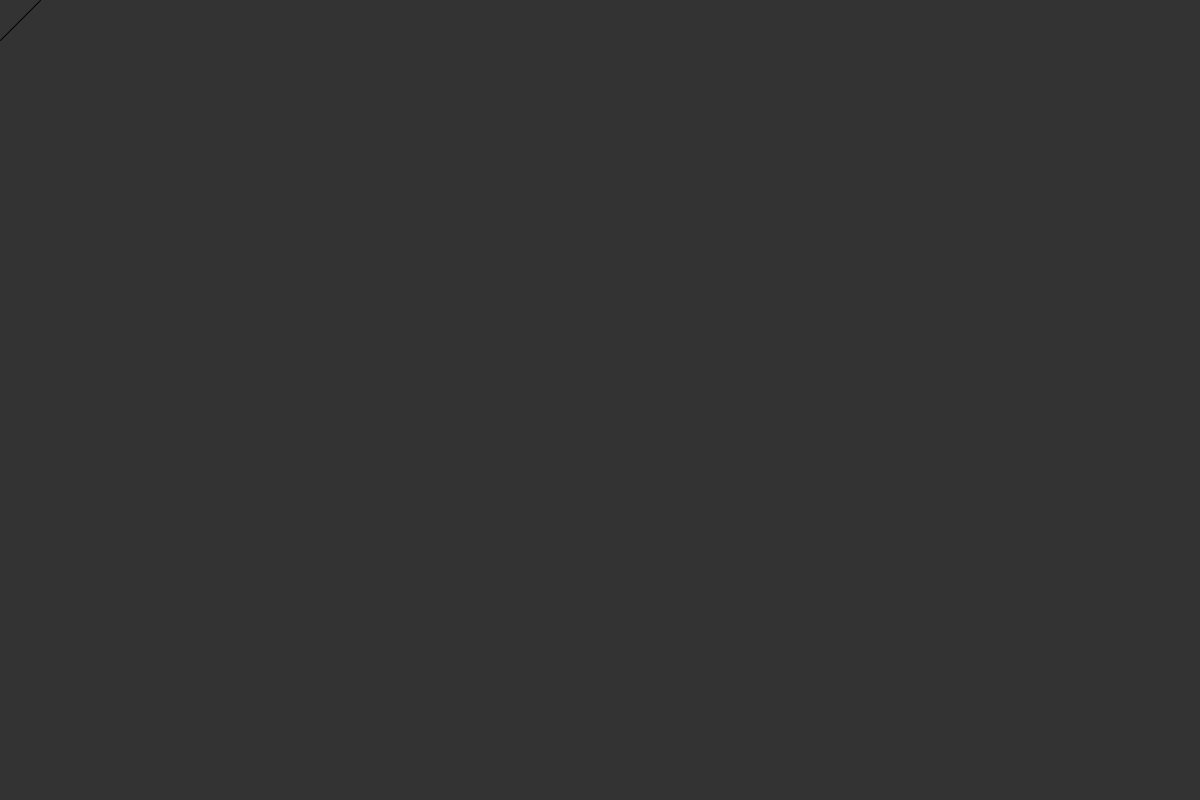
Frame 1 (no input)
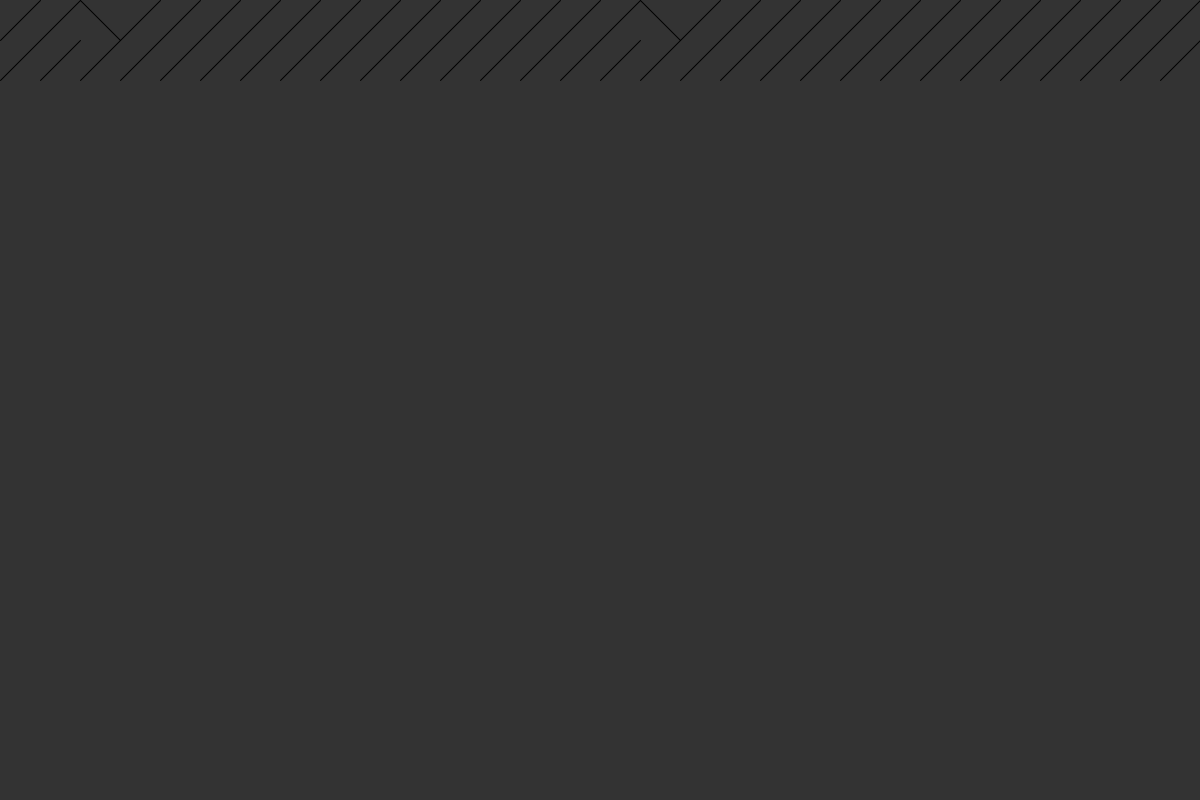
Frame 60 (the mouse pressed at the canvas centre just before this capture)
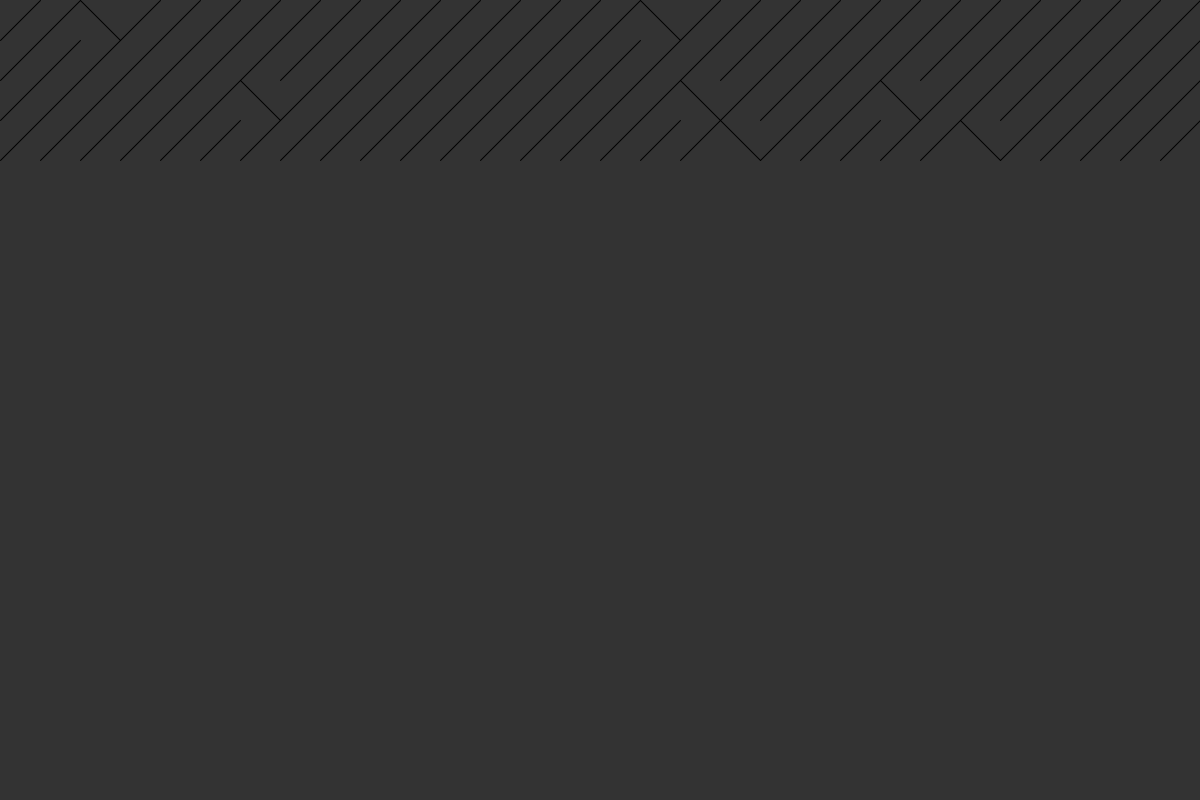
Frame 120 (the mouse held since frame 60 and released just before this capture)

The Processing sketch that drew these frames (run headless with seeded random() and noise(); from frame 60 on, the mouse is pressed at the canvas centre):

// Processing sketch: Print10
// ── Print10.pde
final int size = 40;

int rows, cols;

void setup() {
  size(1200, 800);
  background(51);
  textSize(size);

  rows = width  / size;
  cols = height / size;
}

int xOff = 0;
int yOff = 0;

void draw() {

  if (random(1) > 0.9) {
    line(xOff, yOff, xOff+size, yOff+size);
  } else {
    line(xOff+size, yOff, xOff, yOff+size);
  }

  xOff += size;
  if (xOff >= width) {
    xOff = 0;
    yOff += size;
    if (yOff >= height) {
      noLoop();
      return;
    }
  }
}
